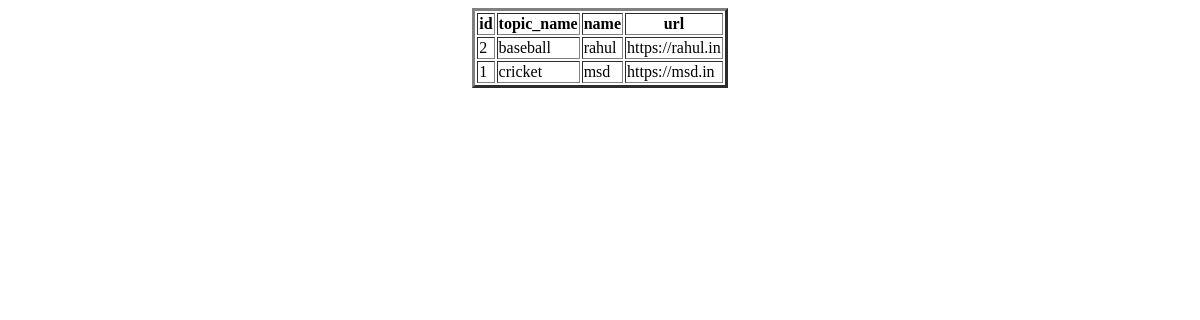
The page /display_webpage/ on the database as committed earlier.
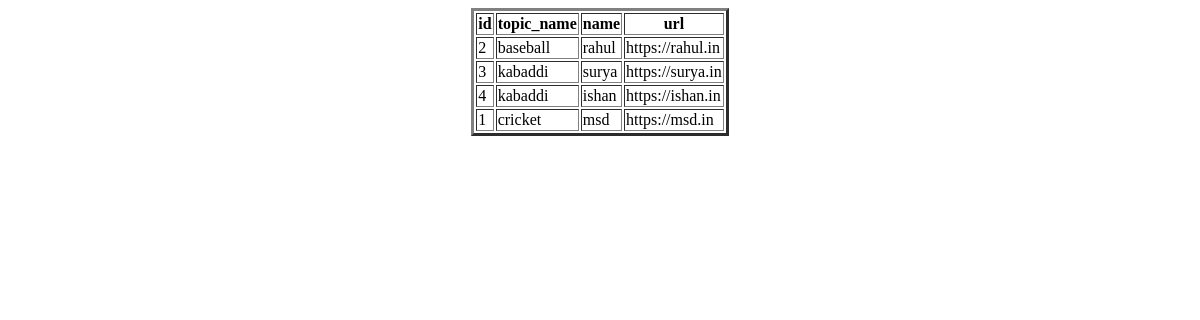
The same page on the database as committed later.
### app/models.py (models this page shows, shortened)
class Webpage(models.Model):
    topic_name=models.ForeignKey(Topic,on_delete=models.CASCADE)
    name=models.CharField(max_length=100)
    url=models.URLField()

class Topic(models.Model):
    topic_name=models.CharField(max_length=100,primary_key=True)
    def __str__(self):
        return self.topic_name

### app/views.py (the view)
# urls.py: path('display_webpage/',display_webpage,name='display_webpage'),
def display_webpage(request):
    QLWO=Webpage.objects.all()
    QLWO=Webpage.objects.filter(topic_name='cricket')
    QLWO=Webpage.objects.exclude(topic_name='cricket')
    QLWO=Webpage.objects.all()[::-1]
    QLWO=Webpage.objects.all().order_by('name')
    QLWO=Webpage.objects.all().order_by('-name')
    QLWO=Webpage.objects.all().order_by(Length('name'))
    QLWO=Webpage.objects.all().order_by(Length('name').desc())
    d={'QLWO':QLWO}
    return render(request,'display_webpage.html',d)

### templates/display_webpage.html (shortened to what this page needs)
<!DOCTYPE html>
<html lang="en">
<head>
</head>
<body><center>
    <table border="3px">
        <tr>
            <th>id</th>
            <th>topic_name</th>
            <th>name</th>
            <th>url</th>
        </tr>
        {% for wo in QLWO %}
        <tr>
            <td>{{wo.id}}</td>
            <td>{{wo.topic_name}}</td>
            <td>{{wo.name}}</td>
            <td>{{wo.url}}</td>
        </tr>
        {% endfor %}
    </center>
</body>
</html>

Rows that differ between the two databases and show on the page:
added Webpage: id "3", topic_name "kabaddi", name "surya", url "https://surya.in"
added Webpage: id "4", topic_name "kabaddi", name "ishan", url "https://ishan.in"
